Frame 1 (no input): blank canvas, image omitted
Frame 60 (no input): blank canvas, image omitted
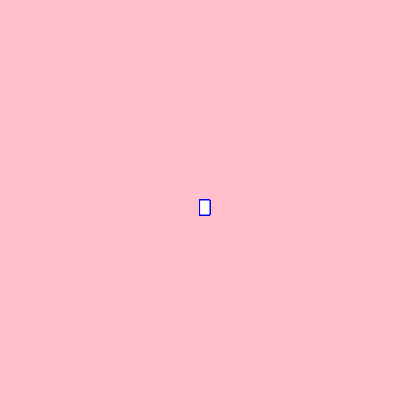
Frame 120 (the mouse pressed at the canvas centre since frame 60)

The p5.js sketch whose frames 1 and 60 were blank and that drew this single picture after the mouse press (run headless with seeded random() and noise() and a simulated clock; from frame 60 on, the mouse is pressed at the canvas centre):

// p5.js sketch
// ── sketch.js
function setup() {
  createCanvas(400, 400);
background("pink"); 
}

function draw() {
  
  stroke("blue");
  fill("white");
  
  if(mouseIsPressed){
  rect(mouseX, mouseY,10,15)
  }
}
